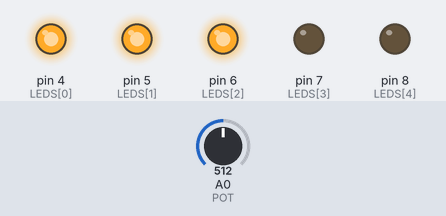
Bench run of a sketch on a simulated Arduino Uno, built with avr-gcc and run on an emulated ATmega328P. On the bench: output pins drawn as LEDs (lit = HIGH). The test bench sets the inputs (shaded band); at power-on: A0 (POT) = 512.

Above: at 1.2 s.
1.3 s: A0 (POT) set to 666
2.8 s: A0 (POT) set to 694
At 3.5 s:
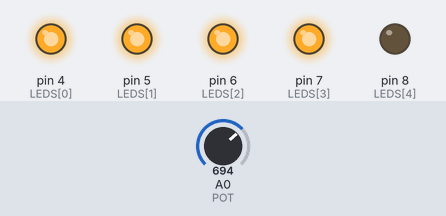
4.3 s: A0 (POT) set to 511
At 5.3 s:
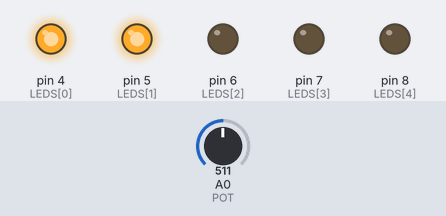
5.8 s: A0 (POT) set to 350
7.3 s: A0 (POT) set to 335
At 8.1 s:
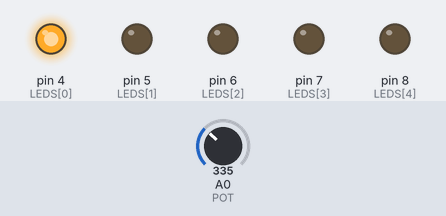
8.8 s: A0 (POT) set to 716
At 10.0 s:
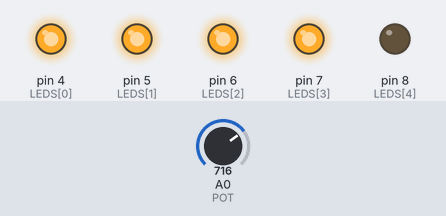
Timing chart, 0 to 11.3 s (numbered marks = the images above; inputs shaded):
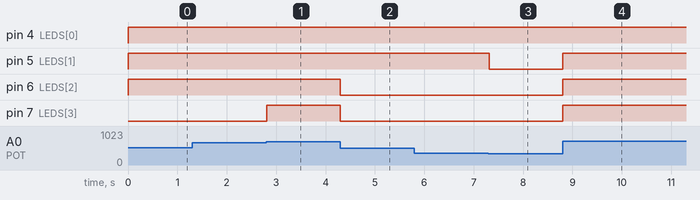

The sketch:

Projeto_015_Potenciometro_Controlando_Barra_de_LEDs.ino
```cpp
// Projeto 015 - Potenciômetro Controlando Barra de LEDs
// Arduino Uno | Arduino Neon Lab

const byte POT=A0, LEDS[]={4,5,6,7,8};
void setup(){ for(byte p:LEDS) pinMode(p,OUTPUT); }
void loop(){
  int quantidade=map(analogRead(POT),0,1024,0,6);
  for(byte i=0;i<5;i++) digitalWrite(LEDS[i],i<quantidade);
  delay(40);
}
```

Measured:
- the behaviour switches between 682 and 683 on A0 (POT) (found by bisection; images 0 and 1)
- the behaviour switches between 342 and 341 on A0 (POT) (found by bisection; images 2 and 3)
- after the input at 1.3 s, every drawn part: stays the same
- after the input at 2.8 s, pin 7 (LEDS[3]): LOW → HIGH at once
- after the input at 4.3 s, pin 6 (LEDS[2]), pin 7 (LEDS[3]): HIGH → LOW at once
- after the input at 5.8 s, every drawn part: stays the same
- after the input at 7.3 s, pin 5 (LEDS[1]): HIGH → LOW at once
- after the input at 8.8 s, pin 5 (LEDS[1]), pin 6 (LEDS[2]), pin 7 (LEDS[3]): LOW → HIGH at once
